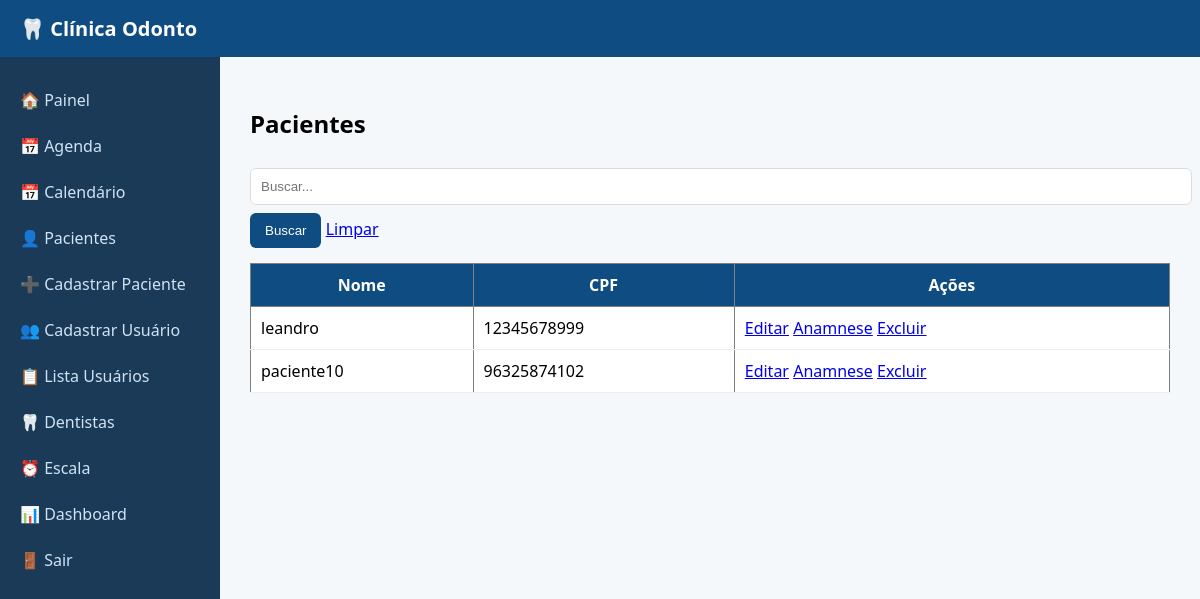
Before: /pacientes/lista (signed in) with the older database file.
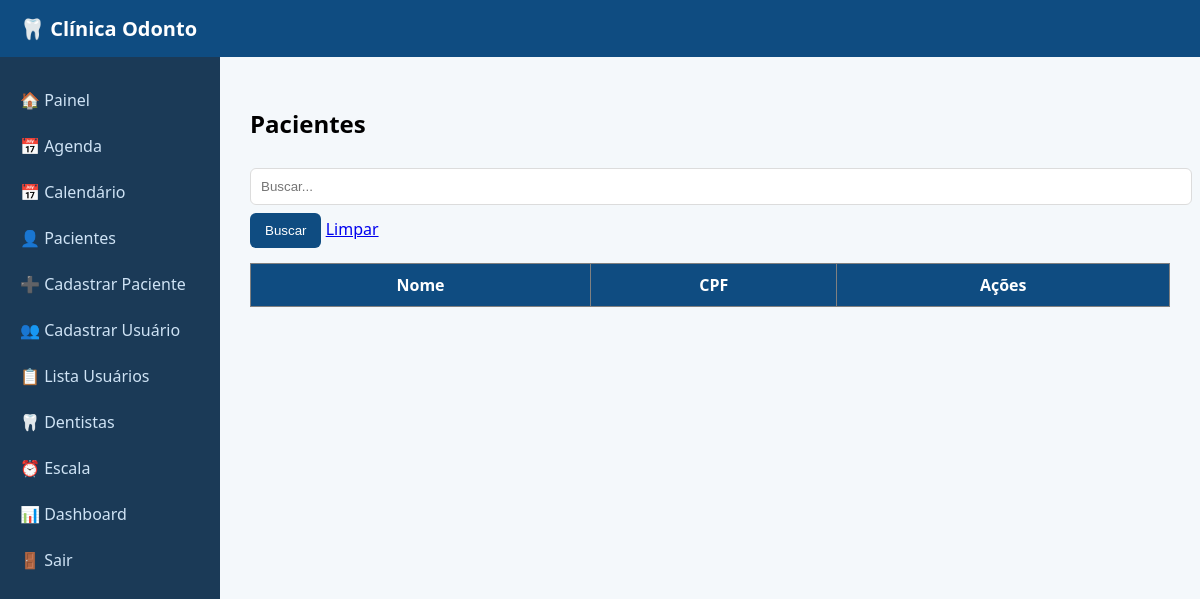
After: the same page with the newer database file.
### tables this page shows
CREATE TABLE pacientes (
            id INTEGER PRIMARY KEY AUTOINCREMENT,
            usuario_id INTEGER,
            nome TEXT,
            data_nascimento TEXT,
            sexo TEXT,
            cpf TEXT,
            telefone TEXT,
            email TEXT,
            cep TEXT,
            logradouro TEXT,
            bairro TEXT,
            cidade TEXT,
            estado TEXT,
            numero TEXT,
            complemento TEXT,
            responsavel_nome TEXT
        );

### routes/pacientes.py (the view)
@pacientes.route('/pacientes/lista')
@tipo_required(['master', 'admin', 'atendente', 'dentista', 'operador'])
def lista_pacientes():
    busca = request.args.get('busca', '')
    conn = get_db_connection()
    if busca:
        pacientes_lista = conn.execute(
            "SELECT * FROM pacientes WHERE nome LIKE ? ORDER BY nome",
            (f'%{busca}%',)
        ).fetchall()
    else:
        pacientes_lista = conn.execute(
            "SELECT * FROM pacientes ORDER BY nome"
        ).fetchall()
    conn.close()
    return render_template('lista_pacientes.html', pacientes=pacientes_lista, busca=busca)

### routes/pacientes.py (called while the page is built)
def get_db_connection():
    conn = sqlite3.connect('database.db')
    conn.row_factory = sqlite3.Row
    return conn

### routes/utils.py (called while the page is built)
def tipo_required(tipos_permitidos):
    def decorator(func):
        @wraps(func)
        def wrapper(*args, **kwargs):
            if 'usuario_tipo' not in session:
                return redirect('/login')
            if session['usuario_tipo'] not in tipos_permitidos:
                return "<h1>Acesso negado</h1>"
            return func(*args, **kwargs)
        return wrapper
    return decorator

### templates/lista_pacientes.html
{% extends "base.html" %}
{% block content %}
<h2>Pacientes</h2>
<form method="GET">
    <input name="busca" placeholder="Buscar..." value="{{ busca }}">
    <button type="submit">Buscar</button>
    <a href="/pacientes/lista">Limpar</a>
</form>
<table border="1">
<tr>
    <th>Nome</th>
    <th>CPF</th>
    <th>Ações</th>
</tr>
{% for p in pacientes %}
<tr>
    <td>{{ p.nome }}</td>
    <td>{{ p.cpf }}</td>
    <td>
        <a href="/pacientes/editar/{{ p.id }}">Editar</a>
        <a href="/pacientes/anamnese/{{ p.id }}">Anamnese</a>
        {% if session.usuario_tipo in ['master','admin'] %}
        <a href="/pacientes/excluir/{{ p.id }}" onclick="return confirm('Tem certeza?')">Excluir</a>
        {% endif %}
    </td>
</tr>
{% endfor %}
</table>
{% endblock %}

Changed rows visible on the page:
removed pacientes: nome "leandro", cpf "12345678999"
removed pacientes: nome "paciente10", cpf "96325874102"
